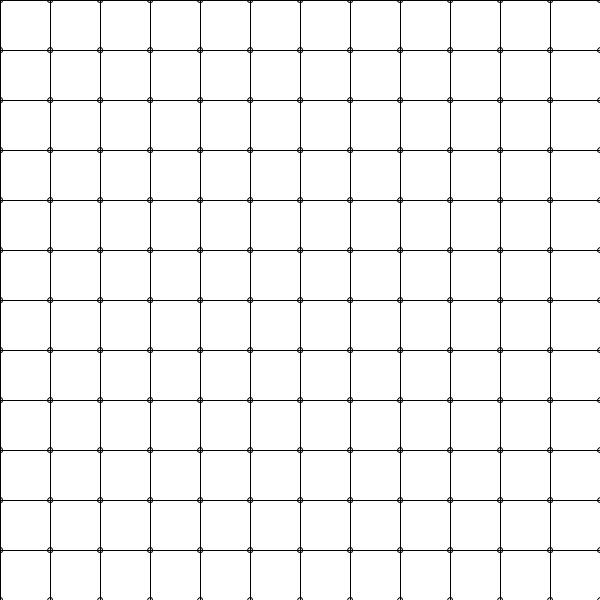
Frame 1 (no input)
Frame 60 (the mouse pressed at the canvas centre just before this capture): identical to frame 1, image omitted
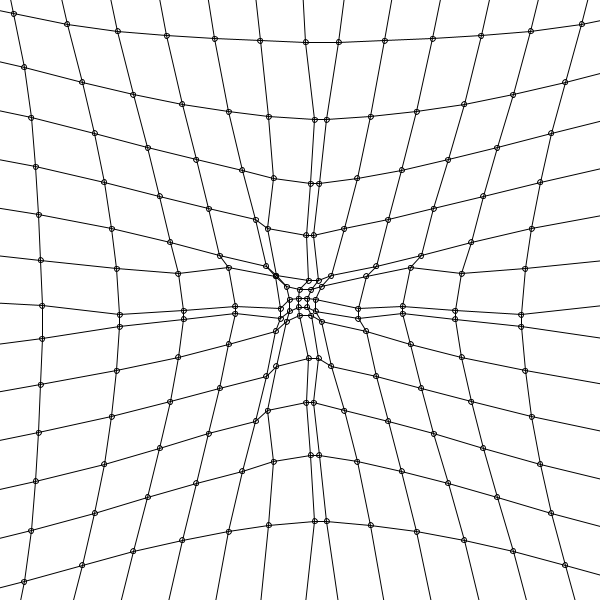
Frame 120 (the mouse held since frame 60 and released just before this capture)

The Processing sketch that drew these frames (run headless with seeded random() and noise(); from frame 60 on, the mouse is pressed at the canvas centre):

// Processing sketch: processing_5987
// ── processing_5987.pde



int num=16;
Module[][] knoten;

class Module {//----------------------------------klassendef. module
  float x, y ;
  int zeile,spalte;
  // es handelt sich um die Knoten des Netzes mit Verbindung zu den vier nachbarn

  Module(int zeilex,int spaltey,float xx, float yy) {//logische stelle im netz und xy-koordinaten

    float x = xx;
    float y = yy;
    int zeile=zeilex;
    int spalte=spaltey;
  }

  void update() {//--------------------------------module.update
    float fx,fy;
    for ( zeile = 1; zeile < num-1; zeile++) {
      for ( spalte = 1; spalte < num-1; spalte++) {
        if(mousePressed==true){
          knoten[zeile][spalte].x=(800*knoten[zeile][spalte].x +mouseX)/801;
          knoten[zeile][spalte].y=(800*knoten[zeile][spalte].y +mouseY)/801;
        }
        //soweit anziehung maus, nun federkraft:

        //entkopplung der x- und y-koordinaten - insofern physikalisch unkorrekt

        fx=-(abstx(zeile,spalte,zeile+1,spalte)+abstx(zeile,spalte,zeile-1,spalte)+abstx(zeile,spalte,zeile,spalte+1)+abstx(zeile,spalte,zeile,spalte-1))*0.01;
        fy=-(absty(zeile,spalte,zeile+1,spalte)+absty(zeile,spalte,zeile-1,spalte)+absty(zeile,spalte,zeile,spalte+1)+absty(zeile,spalte,zeile,spalte-1))*0.01;
        knoten[zeile][spalte].x= knoten[zeile][spalte].x+fx;
        knoten[zeile][spalte].y= knoten[zeile][spalte].y+fy;
      }
    }
  }
  float abstx(int a, int b,int c, int d){//-----distanz der x-werte zweier gitterpunkte (zeile/spalte - zeile/spalte

    float dis;
    dis=(knoten[a][b].x-knoten[c][d].x);
    if(abs(dis)<30){
      dis=dis*5;
    }

    dis=0.0001*pow(dis,3);

    return dis;
  }
  float absty(int a, int b,int c, int d){//-----distanz der  y-werte zweier gitterpunkte (zeile/spalte - zeile/spalte
    float dis;
    dis=(knoten[a][b].y-knoten[c][d].y);

    if(abs(dis)<30){
      dis=dis*5;// das macht den memory-effekt - einmal zusammen haften die punkte
    }
    dis=0.0001*pow(dis,3);
    return dis;

  }
}


void zeichne() {//------------------------------zeichne das netz und die Punkte
  for ( int zeile = 1; zeile < num-1; zeile++) {
    for ( int spalte = 1; spalte < num-1; spalte++) {
      ellipse(knoten[zeile][spalte].x,knoten[zeile][spalte].y,5,5);
      stroke(0);
      line(knoten[zeile][spalte].x,knoten[zeile][spalte].y,   knoten[zeile-1][spalte].x,knoten[zeile-1][spalte].y);
      line(knoten[zeile][spalte].x,knoten[zeile][spalte].y,   knoten[zeile][spalte-1].x,knoten[zeile][spalte-1].y);


    }
  }
}

void setup() //---------------------------------------------------setup
{
  size(600, 600);
  background(255);
  stroke(0);
  smooth();
  boolean fest;
  noFill();
  knoten = new Module[num][num];

  for (int i = 0; i < num; i++) {
    for (int j = 0; j < num; j++) {
      knoten[i][j] = new Module(i,j,1,1);
      // knoten[i][j].zeile = i; 
      //  knoten[i][j].spalte = j; 
      knoten[i][j].y = 50*i-50; 
      knoten[i][j].x = 50*j-50; 
    }
  }
}

void draw() //---------------------------------------------draw
{
  background (255);
  // knoten[2][2].zeichne();
  zeichne();
  for (int i = 1; i < num-1; i++) {
    for (int j = 1; j < num-1; j++) {
      knoten[i][j].update();

    }
  }

}
